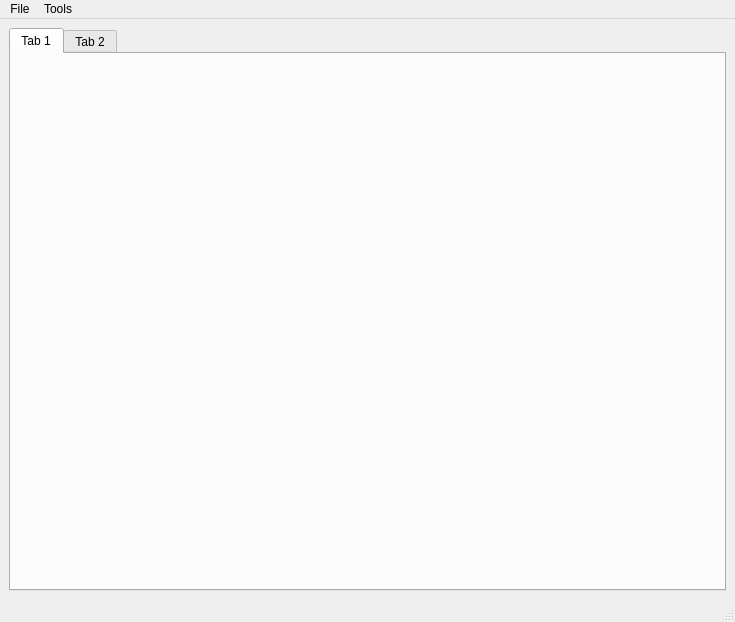
<?xml version="1.0" encoding="UTF-8"?>
<ui version="4.0">
 <class>pdManager_MainWindow</class>
 <widget class="QMainWindow" name="pdManager_MainWindow">
  <property name="geometry">
   <rect>
    <x>0</x>
    <y>0</y>
    <width>735</width>
    <height>622</height>
   </rect>
  </property>
  <property name="windowTitle">
   <string>Pd Manager</string>
  </property>
  <property name="toolTip">
   <string notr="true"/>
  </property>
  <property name="statusTip">
   <string notr="true"/>
  </property>
  <property name="whatsThis">
   <string notr="true"/>
  </property>
  <property name="accessibleName">
   <string notr="true"/>
  </property>
  <property name="accessibleDescription">
   <string notr="true"/>
  </property>
  <property name="windowFilePath">
   <string notr="true"/>
  </property>
  <widget class="QWidget" name="centralwidget">
   <property name="toolTip">
    <string notr="true"/>
   </property>
   <property name="statusTip">
    <string notr="true"/>
   </property>
   <property name="whatsThis">
    <string notr="true"/>
   </property>
   <property name="accessibleName">
    <string notr="true"/>
   </property>
   <property name="accessibleDescription">
    <string notr="true"/>
   </property>
   <layout class="QGridLayout" name="gridLayout_3">
    <item row="1" column="0">
     <widget class="QTabWidget" name="tabWidget">
      <property name="maximumSize">
       <size>
        <width>16777215</width>
        <height>167777</height>
       </size>
      </property>
      <property name="toolTip">
       <string notr="true"/>
      </property>
      <property name="statusTip">
       <string notr="true"/>
      </property>
      <property name="whatsThis">
       <string notr="true"/>
      </property>
      <property name="accessibleName">
       <string notr="true"/>
      </property>
      <property name="accessibleDescription">
       <string notr="true"/>
      </property>
      <property name="tabPosition">
       <enum>QTabWidget::North</enum>
      </property>
      <property name="currentIndex">
       <number>0</number>
      </property>
      <property name="elideMode">
       <enum>Qt::ElideNone</enum>
      </property>
      <property name="usesScrollButtons">
       <bool>false</bool>
      </property>
      <widget class="QWidget" name="tab">
       <property name="toolTip">
        <string notr="true"/>
       </property>
       <property name="statusTip">
        <string notr="true"/>
       </property>
       <property name="whatsThis">
        <string notr="true"/>
       </property>
       <property name="accessibleName">
        <string notr="true"/>
       </property>
       <property name="accessibleDescription">
        <string notr="true"/>
       </property>
       <attribute name="title">
        <string notr="true">Tab 1</string>
       </attribute>
       <layout class="QGridLayout" name="gridLayout_4" rowstretch="0">
        <property name="leftMargin">
         <number>9</number>
        </property>
       </layout>
      </widget>
      <widget class="QWidget" name="tab_2">
       <property name="toolTip">
        <string notr="true"/>
       </property>
       <property name="statusTip">
        <string notr="true"/>
       </property>
       <property name="whatsThis">
        <string notr="true"/>
       </property>
       <property name="accessibleName">
        <string notr="true"/>
       </property>
       <property name="accessibleDescription">
        <string notr="true"/>
       </property>
       <attribute name="title">
        <string>Tab 2</string>
       </attribute>
       <zorder>splitter</zorder>
       <zorder></zorder>
      </widget>
     </widget>
    </item>
   </layout>
  </widget>
  <widget class="QMenuBar" name="menubar">
   <property name="geometry">
    <rect>
     <x>0</x>
     <y>0</y>
     <width>735</width>
     <height>21</height>
    </rect>
   </property>
   <property name="toolTip">
    <string notr="true"/>
   </property>
   <property name="statusTip">
    <string notr="true"/>
   </property>
   <property name="whatsThis">
    <string notr="true"/>
   </property>
   <property name="accessibleName">
    <string notr="true"/>
   </property>
   <property name="accessibleDescription">
    <string notr="true"/>
   </property>
   <widget class="QMenu" name="menuFile">
    <property name="toolTip">
     <string notr="true"/>
    </property>
    <property name="statusTip">
     <string notr="true"/>
    </property>
    <property name="whatsThis">
     <string notr="true"/>
    </property>
    <property name="accessibleName">
     <string notr="true"/>
    </property>
    <property name="accessibleDescription">
     <string notr="true"/>
    </property>
    <property name="title">
     <string>File</string>
    </property>
    <addaction name="actionAdd_New_Library"/>
    <addaction name="actionCreate_Project"/>
    <addaction name="separator"/>
    <addaction name="actionLoad_Reference_Scene"/>
    <addaction name="actionImport_Selected_Item"/>
    <addaction name="actionImport_Only"/>
    <addaction name="separator"/>
    <addaction name="actionAdd_Remove_Users"/>
    <addaction name="separator"/>
    <addaction name="actionRemove_Library"/>
   </widget>
   <widget class="QMenu" name="menuTools">
    <property name="toolTip">
     <string notr="true"/>
    </property>
    <property name="statusTip">
     <string notr="true"/>
    </property>
    <property name="whatsThis">
     <string notr="true"/>
    </property>
    <property name="accessibleName">
     <string notr="true"/>
    </property>
    <property name="accessibleDescription">
     <string notr="true"/>
    </property>
    <property name="title">
     <string>Tools</string>
    </property>
   </widget>
   <addaction name="menuFile"/>
   <addaction name="menuTools"/>
  </widget>
  <widget class="QStatusBar" name="statusbar">
   <property name="toolTip">
    <string notr="true"/>
   </property>
   <property name="statusTip">
    <string notr="true"/>
   </property>
   <property name="whatsThis">
    <string notr="true"/>
   </property>
   <property name="accessibleName">
    <string notr="true"/>
   </property>
   <property name="accessibleDescription">
    <string notr="true"/>
   </property>
  </widget>
  <action name="actionCreate_Project">
   <property name="text">
    <string>Create New Asset</string>
   </property>
  </action>
  <action name="actionSave_Version">
   <property name="text">
    <string>Save Version</string>
   </property>
  </action>
  <action name="actionSave_Base_Scene">
   <property name="text">
    <string>Save Base Scene</string>
   </property>
  </action>
  <action name="actionLoad_Reference_Scene">
   <property name="text">
    <string>Load Selected Asset</string>
   </property>
  </action>
  <action name="actionAdd_Remove_Users">
   <property name="text">
    <string>Delete Selected Asset</string>
   </property>
  </action>
  <action name="actionPreview_Settings">
   <property name="text">
    <string>Preview Settings</string>
   </property>
  </action>
  <action name="actionDelete_Selected_Base_Scene">
   <property name="text">
    <string>Delete Selected Base Scene</string>
   </property>
  </action>
  <action name="actionDelete_Reference_of_Selected_Scene">
   <property name="text">
    <string>Delete Reference of Selected Scene</string>
   </property>
  </action>
  <action name="actionProject_Report">
   <property name="text">
    <string>Project Report</string>
   </property>
  </action>
  <action name="actionCheck_References">
   <property name="text">
    <string>Check References</string>
   </property>
  </action>
  <action name="actionImage_Manager">
   <property name="text">
    <string>Image Manager</string>
   </property>
  </action>
  <action name="actionSequence_Viewer">
   <property name="text">
    <string>Sequence Viewer</string>
   </property>
  </action>
  <action name="actionImport_Selected_Item">
   <property name="text">
    <string>Import and Copy Textures</string>
   </property>
  </action>
  <action name="actionImport_Only">
   <property name="text">
    <string>Import Only</string>
   </property>
  </action>
  <action name="actionAdd_New_Library">
   <property name="text">
    <string>Add New Library</string>
   </property>
  </action>
  <action name="actionRemove_Library">
   <property name="text">
    <string>Remove Library</string>
   </property>
  </action>
 </widget>
 <resources/>
 <connections/>
</ui>
